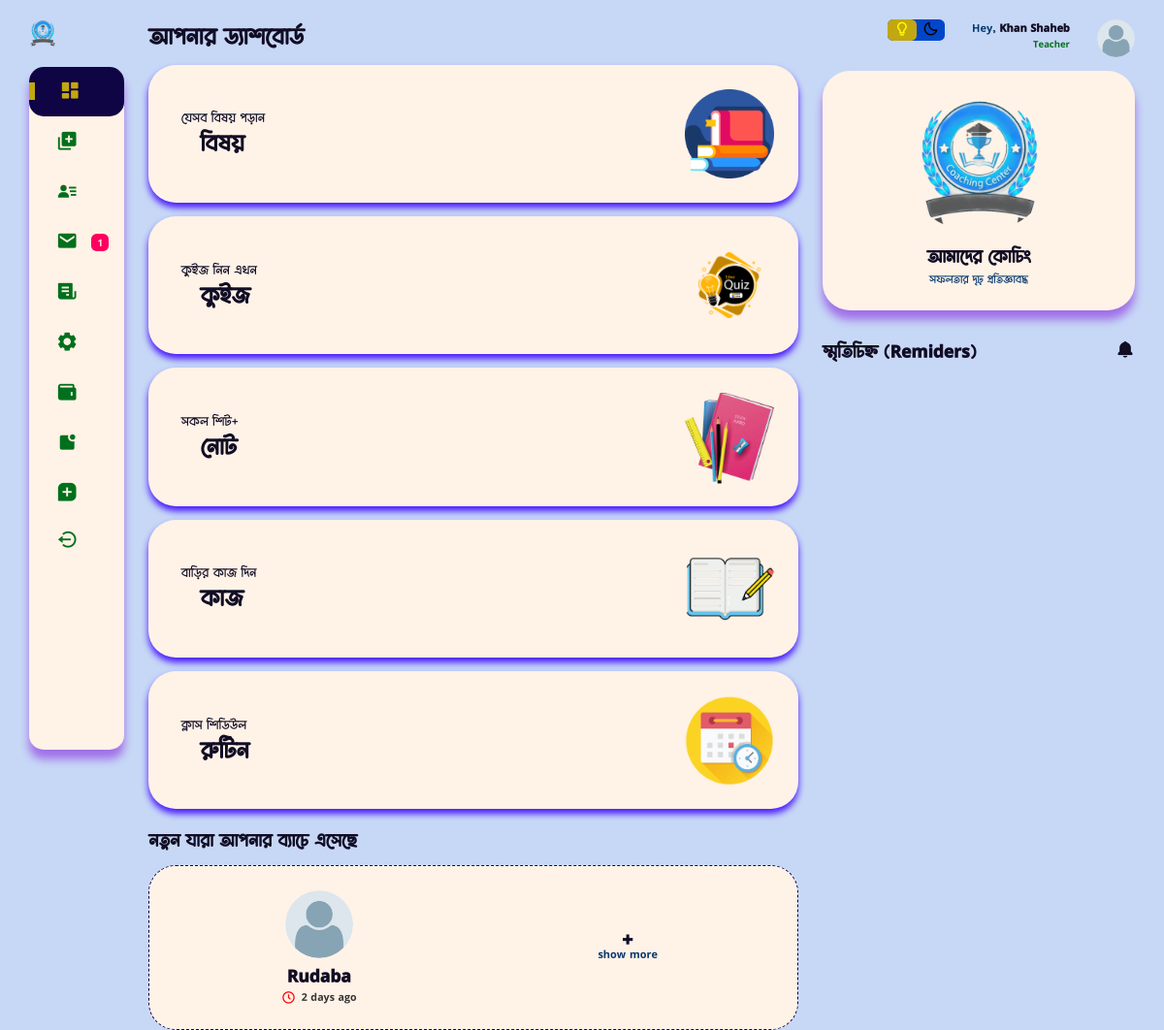
/teacher_dashboard/home (signed in), run on an earlier commit of the app's database.
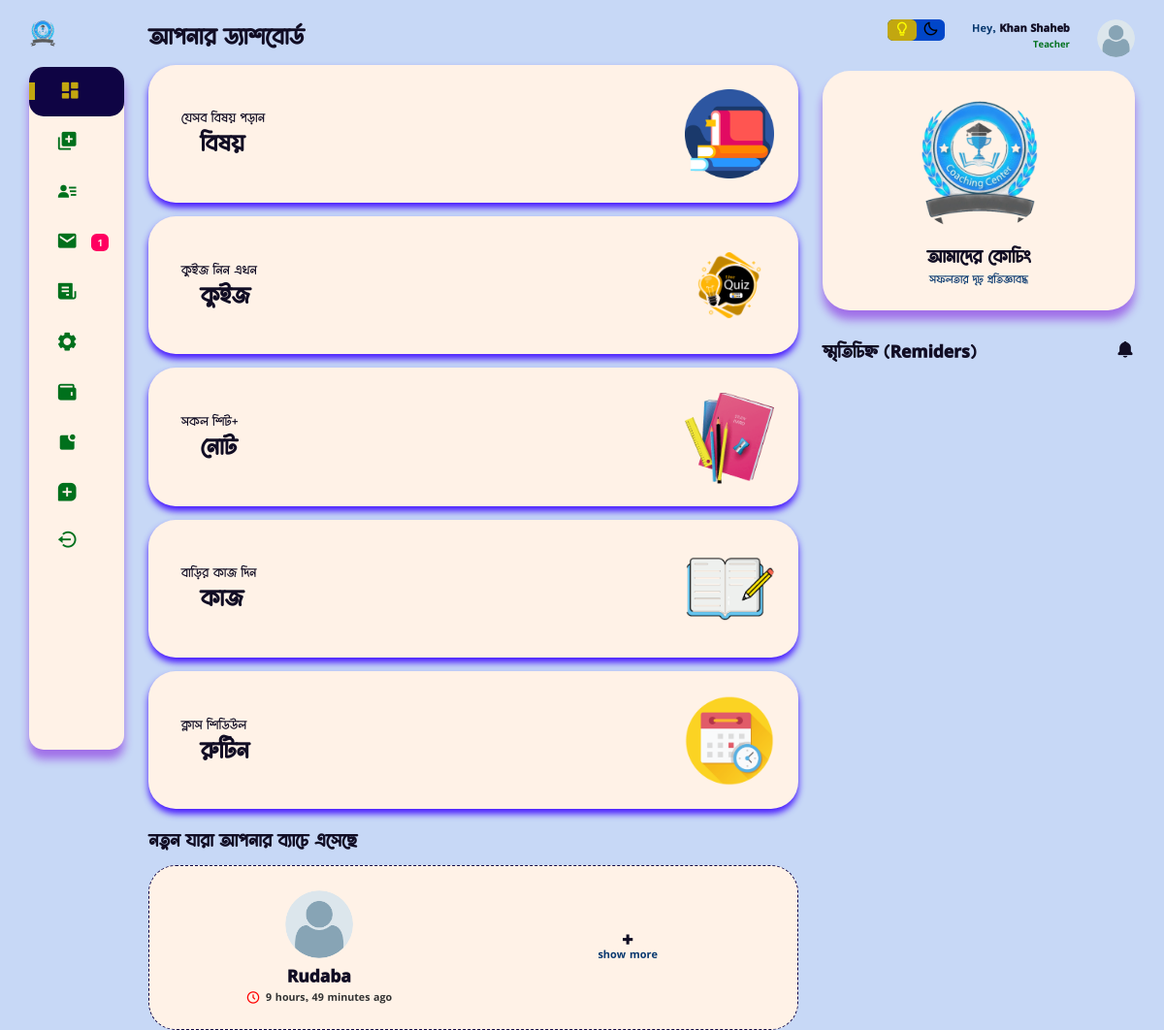
And on a later commit of the database.
### users/models.py (models this page shows, shortened)
class Student(models.Model):
    user = models.OneToOneField(CustomUser, on_delete=models.CASCADE)
    basic_step_of_reg = models.BooleanField(default=False)
    choose_subjects = models.BooleanField(default=False)
    s_approval = models.BooleanField(default=False)
    guardian_phone_is_verified = models.BooleanField(default=False)
    s_name = models.CharField(max_length=170, null=True, blank=True)
    shift = models.ForeignKey(Shift, on_delete=models.CASCADE, null=True, blank=True)
    batch = models.ForeignKey(Batch, on_delete=models.CASCADE, null=True, blank=True)
    profile_pic = models.ImageField( upload_to="student", default='avatar.png')
    class_subjects = models.ForeignKey(ClassWithSubject, on_delete=models.CASCADE, null=True, blank=True )
    s_id = models.IntegerField(null=True, blank=True)
    guardian_phone = models.CharField(max_length=15)
    your_subjects = MultiSelectField(max_length=170, null=True, blank=True)
    s_phone = models.CharField(max_length=15, blank=True, null=True)
    guardian_email = models.EmailField(max_length=100, blank=True, null=True)
    created_at = models.DateTimeField(auto_now_add=True)
    updated_at = models.DateTimeField(auto_now=True)
    def __init__(self, *args, **kwargs):
        super(Student, self).__init__(*args, **kwargs)
        if self.class_subjects:
            self._meta.get_field('your_subjects').choices = [
                (subject.name.lower(), subject.name) for subject in self.class_subjects.subjects.all()
            ]
        else:
            self._meta.get_field('your_subjects').choices = [
                ('math', 'math')
            ]
    class Meta:
        verbose_name_plural = "ইউজার ( শিক্ষার্থী )"

class CustomUser(AbstractUser):
    username = None
    email = models.EmailField("email_address", unique=True, max_length=354)
    phone_number = models.CharField(max_length=15, blank=True, null=True)
    ROLE_CHOICES = [
        ('student', 'Student'),
        ('teacher', 'Teacher'),
        ('guardian', 'Guardian'),
    ]
    role = models.CharField(max_length=10, choices=ROLE_CHOICES)
    USERNAME_FIELD = "email"
    REQUIRED_FIELDS = ['phone_number']
    objects = CustomManager()
    class Meta:
        verbose_name_plural = "ইউজার অ্যাকাউন্ট *VIP* "

### home/views.py (the view, shortened to what this page needs)
# urls.py: path('teacher_dashboard/home', teacher_dashb, name="tchr_dashboard_home"),
@login_required
def teacher_dashb(request, page=None):
    if request.user.role == 'teacher':
        if page == 'add_mark':
            shift = Shift.objects.all()
            return render(request, 'teacher/add_mark.html', {'data':shift})
        elif page == 'msg':
            all_msg = MessageForTeacher.objects.filter(message_for = request.user.teacher).order_by('upload_at', '-visited')
            context = {
                'all_message':all_msg,
            }
            return render(request, 'teacher/msg.html', context)
        elif page == 'all_setting':
            return redirect('edit_profile')
        elif page == 'wallet':
            return render(request, 'teacher/wallet.html')
        elif page == 'routine':
            routine = MakeBatch.objects.filter(teacher = request.user.teacher)
            return render(request, 'teacher/routine.html', {'routine':routine})
        elif page == 'your_subject':
            sub = MakeBatch.objects.filter(teacher = request.user.teacher)
            return render(request, 'teacher/your_subject.html', {'subs':sub})
        else:
            batch_of_teacher = MakeBatch.objects.filter(teacher=request.user.teacher)
            your_students = set()
            for b in batch_of_teacher:
                subj = get_object_or_404(Subjects, name=b.subject)
                cls = get_object_or_404(ClassWithSubject, s_class=b.class_name)
                the_student = Student.objects.filter(
                    batch_id=b.batch.id,
                    your_subjects__contains=subj.name,
                    class_subjects=cls
                ).order_by('created_at')
                for s in the_student:
                    your_students.add(s)
            items_per_page = 6
            paginator = Paginator(list(your_students), items_per_page)
            page_number = request.GET.get('page')
            current_page = paginator.get_page(page_number)
            current_time = datetime.now().time()
            reminder = []
            for b in batch_of_teacher:
                og_T = b.start_class
                datetime_obj = datetime.combine(datetime.today(), og_T)
                one_hour_back = datetime_obj - timedelta(hours=1)
                one_hour_back_time = one_hour_back.time()
                if current_time >= one_hour_back_time and current_time <= og_T:
                    reminder.append(b)
            context = {
                'newuser': current_page,
                'reminders' : reminder,
            }
            return render(request, 'teacher/dashboard.html', context)
    else:
        return render(request, 'main/404.html')

### home/public.py (called while the page is built)
def common_data(request):
    try:
        if request.user.role == "student":
            try:
                unviewed_msg_std = MessageForStudent.objects.filter(message_for = request.user.student, visited = False).count()
            except:
                unviewed_msg_std = 0
            context = {
                'unviewed_msg_std' : unviewed_msg_std,
            }
        elif request.user.role == "teacher":
            try:
                unviewed_msg = MessageForTeacher.objects.filter(message_for = request.user.teacher, visited = False).count()
            except:
                unviewed_msg = 0
            context = {
                'unviewed_msg' : unviewed_msg,
            }
        else:
            context={}
    except:
        context = {}
    return context

### users/models.py (called while the page is built)
    def __str__(self):
        return self.name

    def __str__(self):
        return self.s_class

### templates/teacher/dashboard.html (shortened to what this page needs)
{% extends 'teacher/base.html' %}
{% load static %}
{% block content %}
<h1>আপনার ড্যাশবোর্ড</h1>
<div class="analyse">
    <div class="sales">
        <a href="{% url "teacher_dashb" 'your_subject' %}">
            <div class="status">
                <div class="info">
                    <h3>যেসব বিষয় পড়ান</h3>
                    <h1>বিষয়</h1>
                </div>
                <div class="progresss">
                    <img src="{% static "image/book.png" %}" alt="">
                </div>
            </div>
        </a>
    </div>
    <div class="sales">
        <a href="{% url "teacher_dashb" 'quiz' %}">
            <div class="status">
                <div class="info">
                    <h3>কুইজ নিন এখন</h3>
                    <h1>কুইজ</h1>
                </div>
                <div class="progresss">
                    <img src="{% static "image/quiz.png" %}" alt="">
                </div>
            </div>
        </a>
    </div>
    <div class="sales">
        <a href="{% url "teacher_dashb" 'note' %}" >
            <div class="status">
                <div class="info">
                    <h3>সকল শিট+</h3>
                    <h1>নোট</h1>
                </div>
                <div class="progresss">
                    <img src="{% static "image/note.png" %}" alt="">
                </div>
            </div>
        </a>
    </div>
    <div class="sales">
        <a href="{% url "teacher_dashb" 'hw' %}">
            <div class="status">
                <div class="info">
                    <h3>বাড়ির কাজ দিন</h3>
                    <h1>কাজ</h1>
                </div>
                <div class="progresss">
                    <img src="{% static "image/hw.png" %}" alt="">
                </div>
            </div>
        </a>
    </div>
    <div class="sales">
        <a href="{% url "teacher_dashb" 'routine' %}">
            <div class="status">
                <div class="info">
                    <h3>ক্লাস শিডিউল</h3>
                    <h1>রুটিন</h1>
                </div>
                <div class="progresss">
                    <img src="{% static "image/routine.png" %}" alt="">
                </div>
            </div>
        </a>
    </div>
</div>
<div class="new-users">
    <h2>নতুন যারা আপনার ব্যাচে এসেছে</h2>
    <div class="user-list">
        {% for usr in newuser %}
        <div class="user">
            <img src="{{usr.profile_pic.url}}">
            <h2>{{usr.s_name}}</h2>
            {% if usr.user.is_active_now %}
            <i class="fas fa-circle text-success"></i> Active Now
            {% else %}
                {% if usr.user.last_login %}
                <p>
                    <i style="font-size: 15px; color: red; vertical-align: middle; margin-right: 2px; " class='bx bx-time-five bx-spin' ></i></i>
                    <span class="time-since">{{ usr.user.last_login|timesince }} ago</span>
                </p>
                {% else %}
                <p>Never logged in</p>
                {% endif %}
            {% endif %}
        </div>
        {% endfor %}
        <div class="user" >
            <a href="{% url "teacher_dashb" 'your_student' %}" style="display: flex; flex-direction: column; align-items: center;">
                <i class='bx bx-plus-medical'></i>
                <p>show more</p>
            </a>
        </div>
    </div>
</div>
{% endblock content %}
{% block reminder %}
<div class="reminders">
    <div class="header">
        <h2>স্মৃতিচিহ্ন (Remiders)</h2>
        <span style="font-size: 20px;">
            {% if reminders %}
            <i class='bx bxs-bell-ring bx-tada'></i>
            {% else %}
            <i class='bx bxs-bell'></i>
            {% endif %}
        </span>
    </div>
{% endblock reminder %}

What changed in the data, as far as the page shows it:
changed through a linked row, Student "Rudaba": user.last_login "2 days" → "9 hours, 49 minutes"
